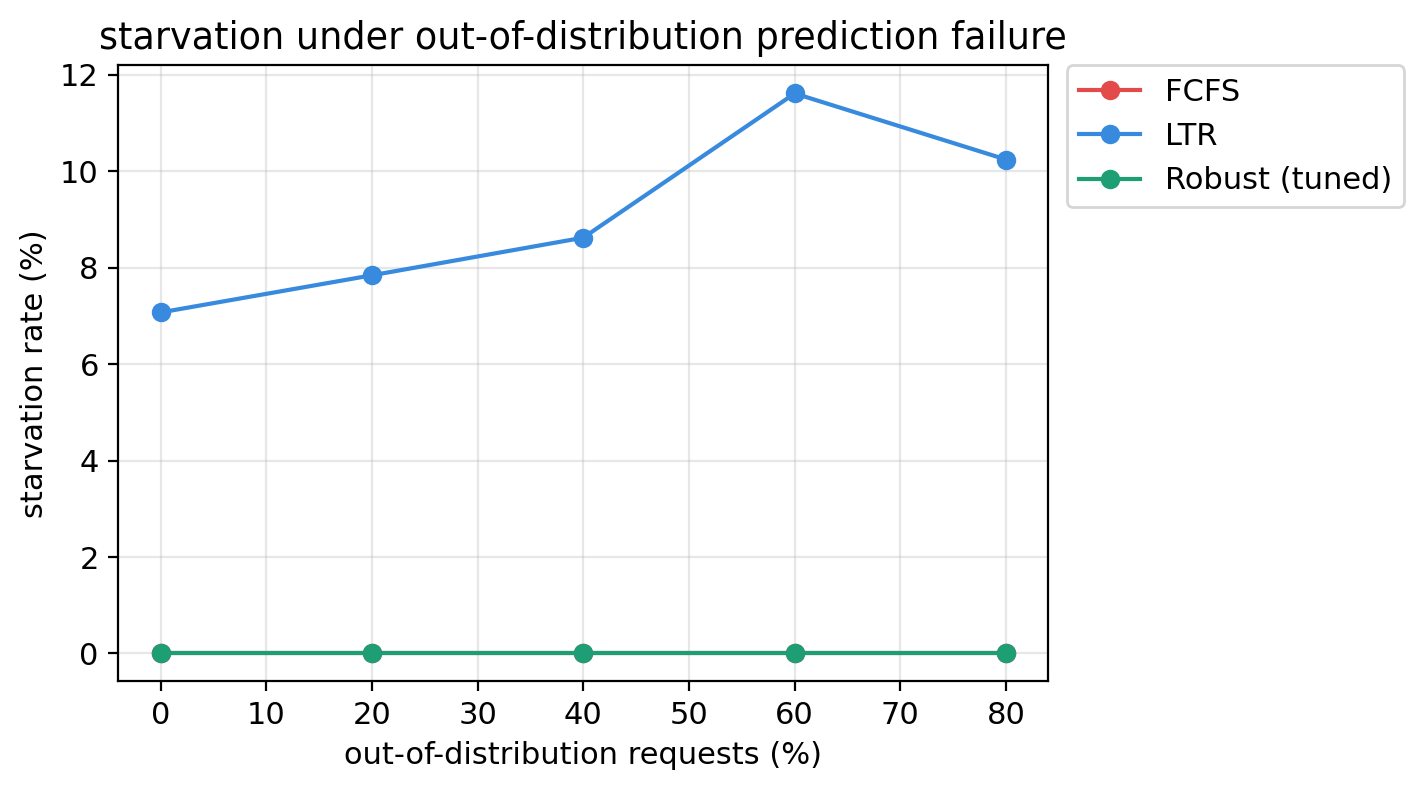

Python code for this plot:
import pandas as pd
import matplotlib.pyplot as plt

plt.rcParams.update({"font.size": 11})

fcfs = pd.read_csv("results/ood_test/results_fcfs.csv").sort_values("error_pct")
ltr = pd.read_csv("results/ood_test/results_ltr.csv").sort_values("error_pct")
robust = pd.read_csv("results/ood_test/results_robust.csv").sort_values("error_pct")

fig, ax = plt.subplots(figsize=(6, 4))
ax.plot(fcfs["error_pct"], fcfs["starvation_pct"], marker="o", label="FCFS", color="#E24B4A")
ax.plot(ltr["error_pct"], ltr["starvation_pct"], marker="o", label="LTR", color="#378ADD")
ax.plot(robust["error_pct"], robust["starvation_pct"], marker="o", label="Robust (tuned)", color="#1D9E75")

ax.set_xlabel("out-of-distribution requests (%)")
ax.set_ylabel("starvation rate (%)")
ax.set_title("starvation under out-of-distribution prediction failure")
ax.legend(loc="upper left", bbox_to_anchor=(1.02, 1.0), borderaxespad=0)
ax.grid(alpha=0.3)

fig.savefig("scripts/fig9_ood_starvation.png", dpi=200, bbox_inches="tight")
print("saved scripts/fig9_ood_starvation.png")
